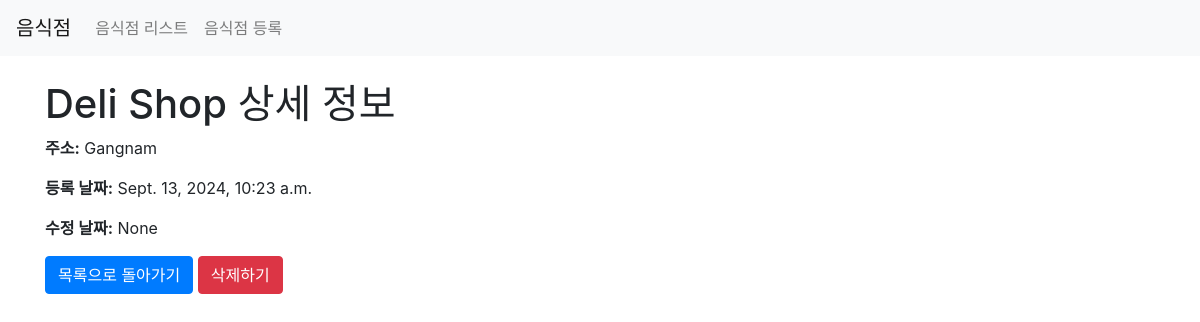
/third/list/11/, run on the app's committed database.
### third/models.py (models this page shows)
class Restaurant(models.Model): # Restaurant 라는 상점을 나타내는 모델을 정의
    name = models.CharField(max_length=30)  # 이름
    address = models.CharField(max_length=200)  # 주소
    created_at = models.DateTimeField(auto_now_add=True)  # 글 작성 시 (이 모델의 데이터(레코드) 저장 시) 생성 시각
    updated_at = models.DateTimeField(auto_now=True)  # 저장된 레코드 수정 시 수정 시각

### third/views.py (the view)
# urls.py: path('list/<int:id>/', views.detail, name='detail'),
def detail(request, id):
    restaurant = get_object_or_404(Restaurant, id=id)
    context = {
        'restaurant' :restaurant
    }
    return render(request, 'third/detail.html', context)

### third/templates/third/detail.html (shortened to what this page needs)
{% load static %}
<html>
<head>
    <link rel="stylesheet" type="text/css" href="{% static 'third/styles.css' %}">
    <link rel="stylesheet" href="https://stackpath.bootstrapcdn.com/bootstrap/4.1.3/css/bootstrap.min.css">
</head>
<body>
    <nav class="navbar navbar-expand-lg navbar-light bg-light">
        <a class="navbar-brand" href="/list">음식점</a>
        <div class="collapse navbar-collapse" id="navbarNavAltMarkup">
            <div class="navbar-nav">
                <a class="nav-item nav-link" href="/third/list">음식점 리스트<span class="sr-only">(current)</span></a>
                <a class="nav-item nav-link" href="/third/create">음식점 등록</a>
            </div>
        </div>
    </nav>
    <div class="container mt-4">
        <h1>{{ restaurant.name }} 상세 정보</h1>
        <p><strong>주소:</strong> {{ restaurant.address }}</p>
        <p><strong>등록 날짜:</strong> {{ restaurant.created_at }}</p>
        <p><strong>수정 날짜:</strong> {{ restaurant.updated_at }}</p>
        <a href="{% url 'list' %}" class="btn btn-primary">목록으로 돌아가기</a>
        <form action="{% url 'restaurant-delete' restaurant.id %}" method="post" style="display:inline;">
            <button type="submit" class="btn btn-danger">삭제하기</button>
        </form>
    </div>
</body>
</html>

### third/static/third/styles.css (style rules this page uses)
body { font-family: Arial, sans-serif; background-color: #f8f9fa; }
.navbar { margin-bottom: 20px; }

### data on the page
Restaurant: name "Deli Shop", address "Gangnam", created_at "Sept. 13, 2024, 10:23 a.m.", updated_at "None"
